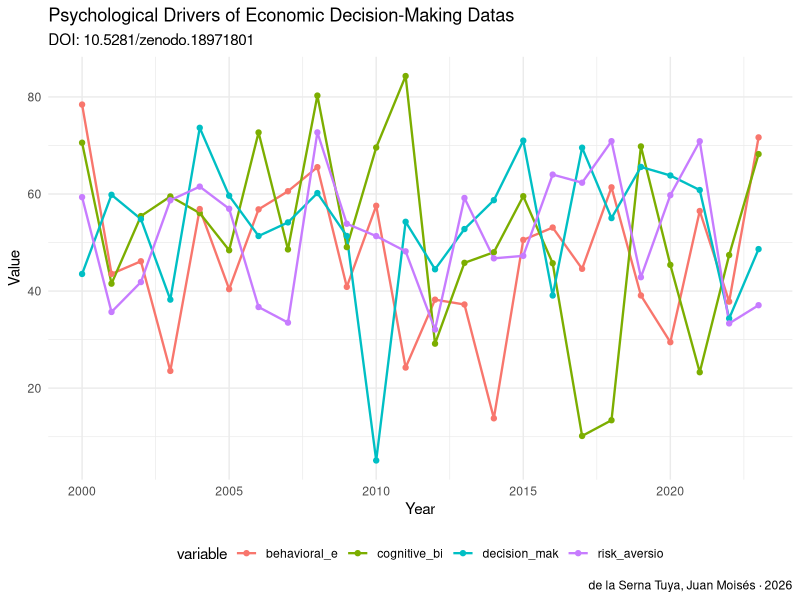

This figure's R source:
# analysis.R — Psychological Drivers of Economic Decision-Making Dataset
# DOI: 10.5281/zenodo.18971801
# Author: de la Serna Tuya, Juan Moisés · ORCID: 0000-0002-8401-8018
# License: CC0 1.0

# ── SETUP ──────────────────────────────────────────────────────────────────
# Install required packages if needed:
# install.packages(c("readr","ggplot2","dplyr","tidyr"))

library(readr)
library(ggplot2)
library(dplyr)

# ── LOAD DATA ──────────────────────────────────────────────────────────────
# Download dataset from: https://doi.org/10.5281/zenodo.18971801
# df <- read_csv("dataset.csv")

# Example with synthetic data
set.seed(42)
years <- 2000:2023
df <- data.frame(
  year = years,
    cognitive_bi = rnorm(length(years), 50, 15),
  behavioral_e = rnorm(length(years), 50, 15),
  decision_mak = rnorm(length(years), 50, 15),
  risk_aversio = rnorm(length(years), 50, 15),
  stringsAsFactors = FALSE
)

cat("Dataset: Psychological Drivers of Economic Decision-Making \n")
cat("DOI: 10.5281/zenodo.18971801\n")
cat("Dimensions:", nrow(df), "x", ncol(df), "\n\n")
print(head(df))
print(summary(df))

# ── VISUALIZATION ──────────────────────────────────────────────────────────
# Temporal trend
p1 <- df %>%
  tidyr::pivot_longer(-year, names_to="variable", values_to="value") %>%
  ggplot(aes(x=year, y=value, color=variable)) +
  geom_line(size=0.8) +
  geom_point(size=1.5) +
  labs(title="Psychological Drivers of Economic Decision-Making Datas",
       subtitle="DOI: 10.5281/zenodo.18971801",
       x="Year", y="Value",
       caption="de la Serna Tuya, Juan Moisés · 2026") +
  theme_minimal() +
  theme(legend.position="bottom")

ggsave("figures/analysis_output_r.png", p1, width=10, height=6, dpi=150)
cat("\nFigure saved: figures/analysis_output_r.png\n")

# ── CITATION ───────────────────────────────────────────────────────────────
cat("\nCitation:\n")
cat("de la Serna Tuya, Juan Moisés (2026). Psychological Drivers of Economic Decision-Making Dataset. Zenodo. https://doi.org/10.5281/zenodo.18971801\n")
